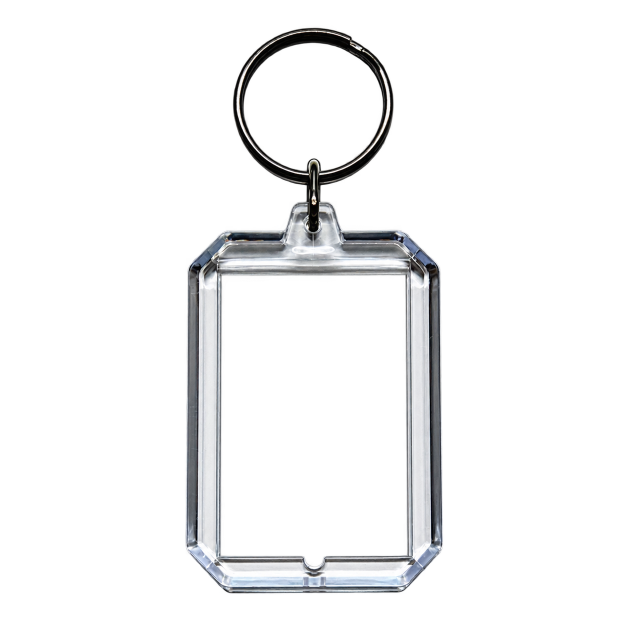
#> input picture assets/keychain/clear_square_ring_overlay.png, 1254 x 1254 px, given in place of 01 晴天 - 周杰伦-钥匙扣.jpg, which was not available (shown at 1/2 size)
$ python inner_edge.py
#> lines starting #> are read from the running program, lines starting #| are printed output that depends on the picture; pictures that were not available may be replaced by others from this repository, and a replacement may not be noted
import os, numpy as np
from PIL import Image
B=r"C:\Users\CH\WorkBuddy\迷你唱片机"
K=os.path.join(B,"outputs","周杰伦-热门前5","keychain")
files=["01 晴天 - 周杰伦-钥匙扣.jpg","02 搁浅 - 周杰伦-钥匙扣.jpg",
       "03 红尘客栈 - 周杰伦-钥匙扣.jpg","04 夜曲 - 周杰伦-钥匙扣.jpg",
       "05 青花瓷 - 周杰伦-钥匙扣.jpg"]
def lum(a):return 0.299*a[:,:,0]+0.587*a[:,:,1]+0.114*a[:,:,2]
def inner_edge(arr,side,white=254):
    L=lum(arr);h,w=L.shape
    if side=='left':
        for x in range(214,0,-1):
            if np.mean(L[:,x]>=white)>0.5: return x
    if side=='right':
        for x in range(1705,w):
            if np.mean(L[:,x]>=white)>0.5: return x
    if side=='top':
        for y in range(214,0,-1):
            if np.mean(L[y,:]>=white)>0.5: return y
    if side=='bottom':
        for y in range(1705,h):
            if np.mean(L[y,:]>=white)>0.5: return y
    return -1
print("filename left right top bottom")
for f in files:
    im=np.array(Image.open(os.path.join(K,f)).convert("RGB"))
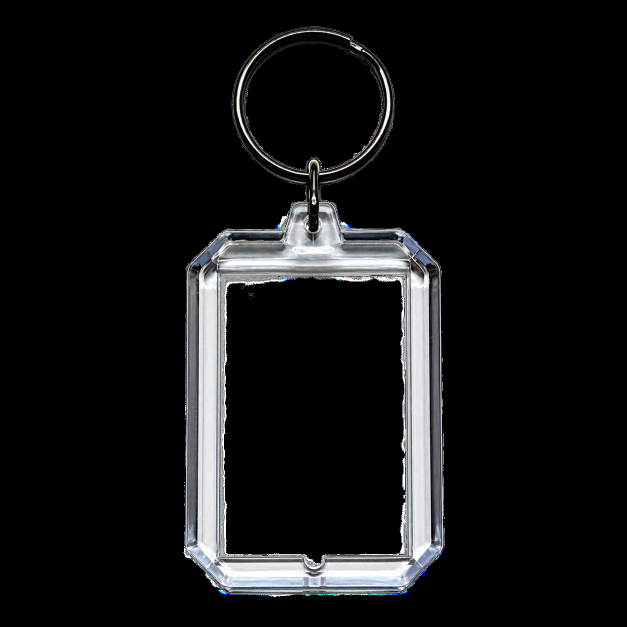
#> im: shape (1254, 1254, 3) (shown at 1/2 size); mean R, G, B 19.5, 19.9, 20.4
    e={s:inner_edge(im,s) for s in ['left','right','top','bottom']}
#> e = {'left': -1, 'right': -1, 'top': -1, 'bottom': -1}
    print(f"{f}: {e['left']} {e['right']} {e['top']} {e['bottom']}")
#| 01 晴天 - 周杰伦-钥匙扣.jpg: -1 -1 -1 -1
#> pass 2 of the loop `for f in files:`:
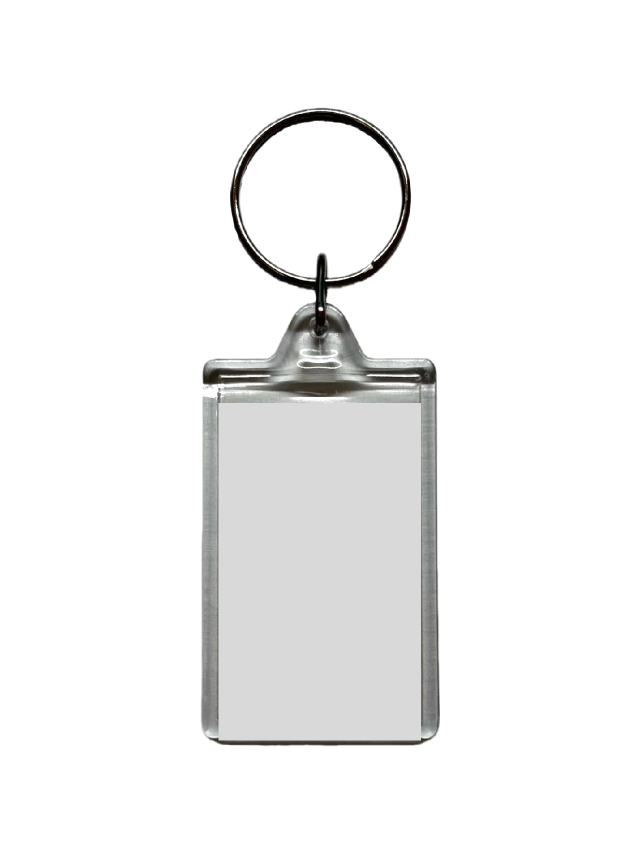
#> input picture assets/keychain/keychain_alpha.png, 1280 x 1707 px, given in place of 02 搁浅 - 周杰伦-钥匙扣.jpg, which was not available (shown at 1/2 size)
#> `im=np.array(Image.open(os.path.join(K,f)).convert("RGB"))`:
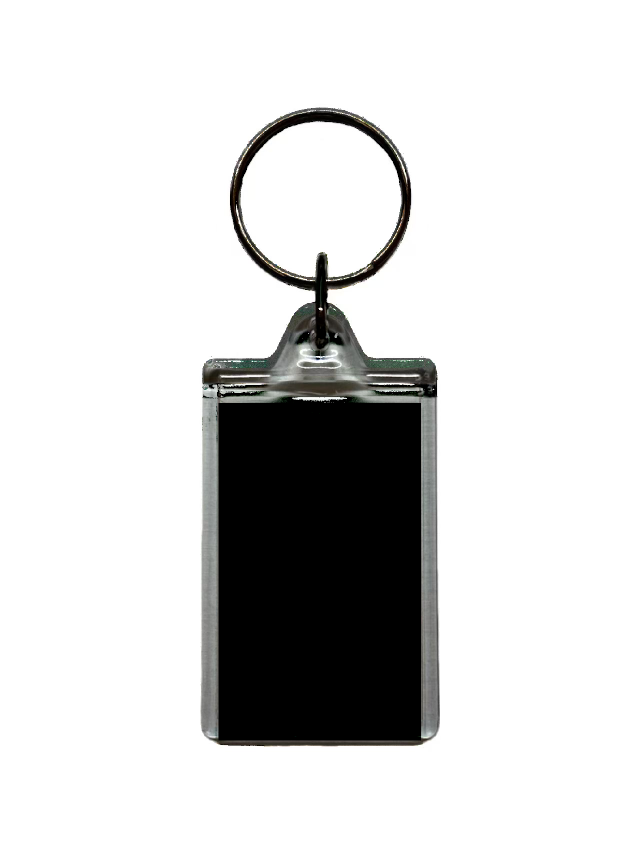
#> im: shape (1707, 1280, 3) (shown at 1/2 size); mean R, G, B 213.6, 213.7, 213.4
#> e = {'left': 214, 'right': -1, 'top': 214, 'bottom': 1705}
#| 02 搁浅 - 周杰伦-钥匙扣.jpg: 214 -1 214 1705
#> (the run stopped early here; a loop or call above may not have finished)
